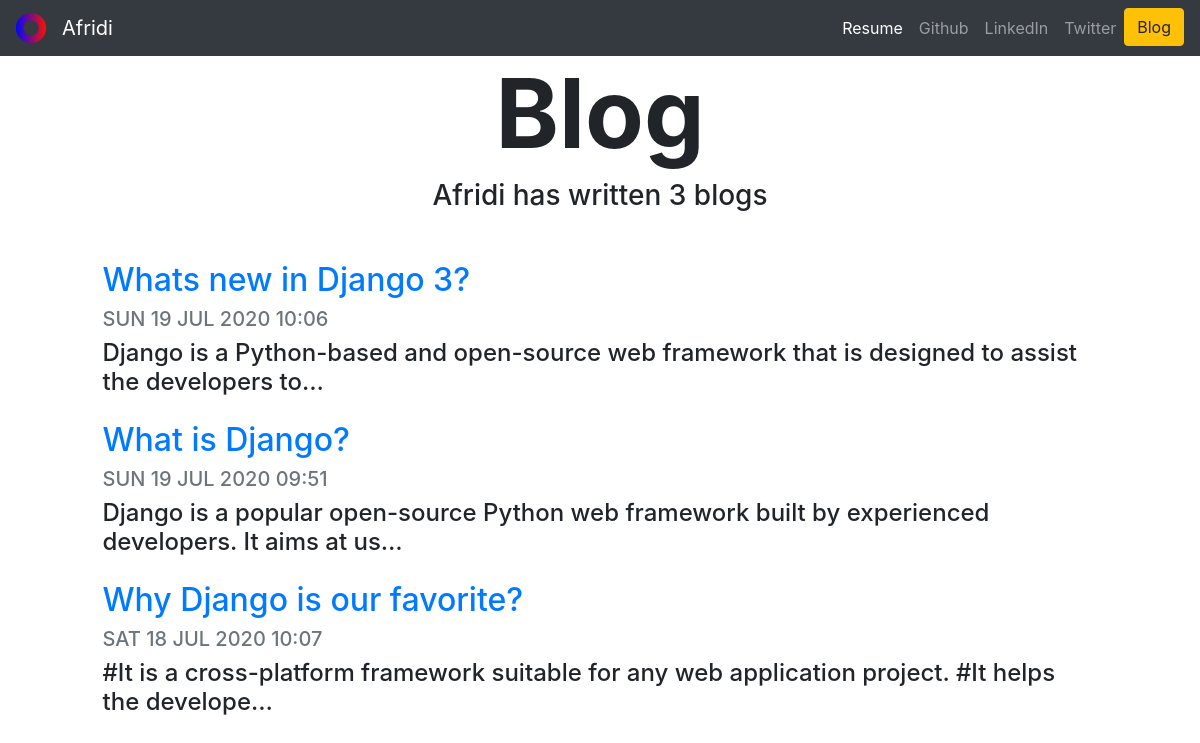
Screenshot of /blog/ with the database file from the repository.
### blog/models.py (models this page shows, shortened)
class Project2(models.Model):
    title = models.CharField(max_length=100)
    date = models.DateTimeField()
    description= models.TextField()

### blog/views.py (the view)
# urls.py: path('', views.all_blogs, name="all_blogs"),
def all_blogs(request):
    projects = Project2.objects.order_by('-date')#timely order hbe r 2ta show krabe
    return render(request, 'blog/all_blogs.html', {'projects': projects })

### blog/templates/blog/all_blogs.html (shortened to what this page needs)
{% extends 'portfolio/base.html' %}
{% load static %}
{% block anyname %}
<h1 id="blogtitle" class="font-weight-bold text-center">Blog</h1>
<h3 class="text-center mb-5">Afridi has written {{ projects.count }} blog{{ projects.count|pluralize }}</h3>
{% for x in projects %}
<div class="row justify-content-center my-3">
  <div class="col-md-10">
<a href="{% url 'blog:detail' x.id %}"><h2>{{ x.title }}</h2></a>
    <h5 class="text-muted">{{ x.date|date:"D d M Y"|upper }}  {{ x.date|time:"H:i" }}</h5>
    <h4>{{ x.description|truncatechars:100 }}</h4>
  </div>
</div>
{% endfor %}
{% endblock %}

### portfolio/templates/portfolio/base.html (shortened to what this page needs)
{% load static %}
<!doctype html>
<html lang="en">
  <head>
    <link rel="stylesheet" href="https://stackpath.bootstrapcdn.com/bootstrap/4.5.0/css/bootstrap.min.css">
    <link rel="stylesheet" href="{% static "portfolio/custom.css" %}">
  </head>
  <body>
    <nav class="navbar navbar-expand-lg navbar-dark bg-dark ">
        <a class="navbar-brand" href="{% url 'home' %}">
            <img src="{% static "portfolio/Logo.png" %}" width="30" height="30" class="d-inline-block align-top" alt=" Logo">
          </a>
        <a class="navbar-brand" >Afridi</a>
        <div class="collapse navbar-collapse " id="navbarSupportedContent" >
          <ul class="navbar-nav ml-auto">
            <li class="nav-item active">
              <a class="nav-link" target="_blank" href="{% static "portfolio/cv.pdf" %}">Resume<span class="sr-only">(current)</span></a>
            </li>
            <li class="nav-item">
              <a class="nav-link" target="_blank" href="https://github.com/AFR1D1">Github</a>
            </li>
            <li class="nav-item">
              <a class="nav-link" target="_blank" href="https://www.linkedin.com/in/afridi-hasan-82a8841a3/">LinkedIn</a>
            </li>
            <li class="nav-item">
              <a class="nav-link" target="_blank" href="https://twitter.com/Afridi67841898">Twitter</a>
            </li>
            <li class="nav-item">
              <a class="btn btn-warning" href="{% url 'blog:all_blogs' %}" role="button">Blog</a>
            </li>
          </ul>
        </div>
      </nav>
{% block anyname %}{% endblock %}
  </body>
</html>

### blog/templates/blog/all_blogs.html (style rules this page uses)
#blogtitle { font-size: 6rem; }

### rows the page displays
Project2: title "Whats new in Django 3?", date "SUN 19 JUL 2020", date "10:06", description "Django is a Python-based and open-source web framework that is designed to assist the developers to…"
Project2: title "What is Django?", date "SUN 19 JUL 2020", date "09:51", description "Django is a popular open-source Python web framework built by experienced developers. It aims at us…"
Project2: title "Why Django is our favorite?", date "SAT 18 JUL 2020", date "10:07", description "#It is a cross-platform framework suitable for any web application project. #It helps the develope…"

### other values shown
{{ projects.count }} "3"
